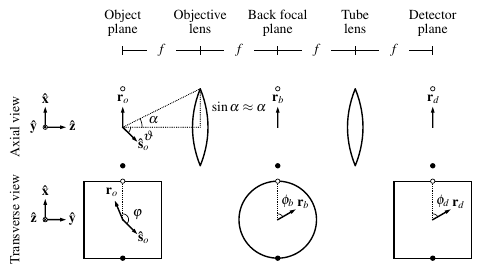

Here is the Python script that generated this plot:
import numpy as np
import matplotlib.pyplot as plt
import matplotlib.lines as lines
import matplotlib.text as text
import matplotlib.gridspec as gridspec
from scipy import special
outer_gridspec = gridspec.GridSpec
inner_gridspec = gridspec.GridSpecFromSubplotSpec
plt.rcParams["font.family"] = "serif"
plt.rcParams["font.serif"] = "Times"
import matplotlib
matplotlib.rc('text', usetex=True)
matplotlib.rcParams['text.latex.preamble']=[r"\usepackage{bm}"]

# Physical parameters
lamb = 0.3
k = 2*np.pi/lamb
alpha = 0.5

inches = 2
outer_rows = 1
outer_cols = 1
inner_rows = 2
inner_cols = 5
widths = [5/2]*outer_cols
heights = [1]*outer_rows
wspace = 0
wspace_inner = 0
hspace = 0
hspace_inner = 0.2
f = plt.figure(figsize=(inches*(np.sum(widths) + widths[0]*(wspace)*(outer_cols - 1) + 0.5*widths[0]*wspace_inner*outer_cols),
                        inches*(np.sum(heights) + heights[0]*(hspace)*(outer_rows - 1) + 0.5*heights[0]*hspace_inner*outer_rows)))

                                
outer_grid = outer_gridspec(ncols=outer_cols, nrows=outer_rows,
                            width_ratios=widths, height_ratios=heights,
                            hspace=hspace, wspace=wspace)
for outer_row in range(outer_rows):
    for outer_col in range(outer_cols):
        inner_grid = inner_gridspec(inner_rows, inner_cols,
                                    subplot_spec=outer_grid[outer_row, outer_col],
                                    width_ratios=[1]*inner_cols, height_ratios=[1]*inner_rows,
                                    hspace=hspace_inner, wspace=wspace_inner)
        for inner_row in range(inner_rows):
            for inner_col in range(inner_cols):
                ax = f.add_subplot(inner_grid[inner_row, inner_col])
                ax.get_xaxis().set_visible(False)
                ax.get_yaxis().set_visible(False)
                ax.axis('off')

                # Draw lenses
                if inner_row == 0 and (inner_col == 1 or inner_col == 3):
                    # Kludge to smooth sharp edges
                    x1 = np.linspace(0.5,1,50)
                    x2 = np.linspace(1,0.5,50)
                    x3 = np.linspace(0.5,0,50)
                    x4 = np.linspace(0,0.5,50)
                    y1 = -0.4*x1*(x1-1) + 0.5
                    y2 = 0.4*x2*(x2-1) + 0.5
                    y3 = 0.4*x3*(x3-1) + 0.5
                    y4 = -0.4*x4*(x4-1) + 0.5
                    xx = np.concatenate([x1, x2, x3, x4]) 
                    yy = np.concatenate([y1, y2, y3, y4])
                    l1 = lines.Line2D(yy, xx, c='k', lw=1, transform=ax.transAxes)
                    f.lines.extend([l1])

                # Draw labels
                def f_lines(ax):
                    l1 = lines.Line2D([0.2,0.5], [1.5,1.5], c='k', lw=1, transform=ax.transAxes)
                    l2 = lines.Line2D([0.5,0.5], [1.55,1.45], c='k', lw=1, transform=ax.transAxes)
                    l3 = lines.Line2D([-0.2,-0.5], [1.5,1.5], c='k', lw=1, transform=ax.transAxes)
                    l4 = lines.Line2D([-0.5,-0.5], [1.55,1.45], c='k', lw=1, transform=ax.transAxes)
                    f.lines.extend([l1, l2, l3, l4])
                
                if outer_row == 0 and inner_row == 0:
                    col_labels = ['Object\n plane',
                                  'Objective\n lens',
                                  'Back focal\n plane',
                                  'Tube\n lens',
                                  'Detector\n plane']
                    ax.text(0.5,1.85,col_labels[inner_col], ha='center', va='center', transform=ax.transAxes)
                    if inner_col > 0:
                        ax.text(0, 1.5, '$f$', ha='center', va='center', transform=ax.transAxes)
                        f_lines(ax)

                def brace_lines(ax):
                    wsi = wspace_inner
                    l1 = lines.Line2D([0,2+wsi], [-0.2,-0.2], c='k', lw=1, transform=ax.transAxes)
                    l2 = lines.Line2D([2+wsi,2+wsi], [-0.2,-0.1], c='k', lw=1, transform=ax.transAxes)
                    l3 = lines.Line2D([0,0], [-0.2,-0.1], c='k', lw=1, transform=ax.transAxes)
                    l4 = lines.Line2D([1+wsi/2,1+wsi/2], [-0.2,-0.3], c='k', lw=1, transform=ax.transAxes)
                    f.lines.extend([l1, l2, l3, l4])

                def my_axes(x0, y0, theta, strings, ax, dot=True):
                    ax.arrow(x0, y0, 0.4*np.cos(theta), 0.4*np.sin(theta), head_width=0.05, fc='k', transform=ax.transData, clip_on=False)
                    ax.arrow(x0, y0, 0.4*np.cos(theta + np.pi/2), 0.4*np.sin(theta + np.pi/2), head_width=0.05, fc='k', transform=ax.transData, clip_on=False)
                    ax.scatter([x0], [y0], edgecolors='k', facecolors='w', marker='o', lw=0.5, clip_on=False, s=[10], zorder=9, transform=ax.transData)
                    ax.text(x0 + 0.7*np.cos(theta), y0 + 0.7*np.sin(theta),'$'+strings[0]+'$', ha='center', va='center', transform=ax.transData)
                    ax.text(x0 + 0.3*np.cos(theta + np.pi), y0+0.3*np.sin(theta + np.pi),'$'+strings[1]+'$', ha='center', va='center', transform=ax.transData)
                    ax.text(x0 + 0.7*np.cos(theta + np.pi/2), y0 + 0.7*np.sin(theta + np.pi/2),'$'+strings[2]+'$', ha='center', va='center', transform=ax.transData)                                            
                    if dot:
                        ax.scatter([x0], [y0], c='k', marker='.', lw=0.5, clip_on=False, s=[6.5], zorder=10, transform=ax.transData)
                    else:
                        ax.scatter([-2], [0], c='k', marker='x', lw=0.5, clip_on=False, s=[6.5], zorder=10, transform=ax.transData)
                    
                if inner_col == 0:
                    if inner_row == 0:
                        ax.text(-2.75,0,'Axial view', ha='center', va='center', transform=ax.transData, rotation=90)
                        my_axes(-2,0,0,['\mathbf{\hat{z}}','\mathbf{\hat{y}}','\mathbf{\hat{x}}'], ax, dot=True)
                        rr = 1.7
                        theta = np.arctan(0.5)
                        x0 = rr*np.cos(theta)
                        y0 = rr*np.sin(theta)                        
                        ax.arrow(x0, y0, 0.4*np.cos(theta + np.pi/2), 0.4*np.sin(theta + np.pi/2), head_width=0.05, fc='k', transform=ax.transData, clip_on=False)
                        ax.scatter([x0], [y0], edgecolors='k', facecolors='w', marker='o', lw=0.5, clip_on=False, s=[10], zorder=9, transform=ax.transData)
                        ax.scatter([x0], [y0], c='k', marker='.', lw=0.5, clip_on=False, s=[6.5], zorder=10, transform=ax.transData)
                        ax.text(x0-0.4, y0+0.1, '$\hat{\\boldsymbol{\phi}}$', ha='center', va='center', transform=ax.transData)
                        ax.text(x0-0.4, y0+0.6, '$\hat{ \\boldsymbol{\\theta}}$', ha='center', va='center', transform=ax.transData)

                        x0 = 2.45
                        y0 = 1
                        theta = 0
                        ax.arrow(x0, y0, 0.4*np.cos(theta + np.pi/2), 0.4*np.sin(theta + np.pi/2), head_width=0.05, fc='k', transform=ax.transData, clip_on=False)
                        ax.scatter([x0], [y0], edgecolors='k', facecolors='w', marker='o', lw=0.5, clip_on=False, s=[10], zorder=9, transform=ax.transData)
                        ax.scatter([x0], [y0], c='k', marker='.', lw=0.5, clip_on=False, s=[6.5], zorder=10, transform=ax.transData)
                        ax.text(x0+0.3, y0, '$\hat{\\boldsymbol{\phi}}$', ha='center', va='center', transform=ax.transData)
                        ax.text(x0+0.3, y0+0.5, '$\hat{\\boldsymbol{\\rho}}$', ha='center', va='center', transform=ax.transData)
                        # my_axes(rr*np.cos(theta),rr*np.sin(theta),theta, ['\hat{\\theta}','\hat{\phi}','\mathbf{\hat{x}}'], ax, dot=False)
                    else:
                        ax.text(-2.75,0,'Transverse view', ha='center', va='center', transform=ax.transData, rotation=90)
                        my_axes(-2,0,0,['\mathbf{\hat{y}}','\mathbf{\hat{z}}','\mathbf{\hat{x}}'], ax, dot=False)

                # Draw dots
                if inner_col == 0 or inner_col == 2 or inner_col == 4:
                    ax.scatter([0.5], [0], c='k', marker='o', clip_on=False, s=[8], zorder=10, transform=ax.transAxes)
                    ax.scatter([0.5], [1], c='w', marker='o', edgecolor='k', lw=0.5, clip_on=False, s=[10], zorder=10, transform=ax.transAxes)

                # Draw coordinates
                if inner_col == 0:
                    ax.set_xlim([-1,1])
                    ax.set_ylim([-1,1])
                    if inner_row == 0:
                        ax.arrow(0, 0, 0, 0.4, head_width=0.05, fc='k', transform=ax.transData)
                        ax.text(0, 0.7,'$\mathbf{r}_o$', ha='center', va='center', transform=ax.transData, clip_on=False)
                        ax.arrow(0, 0, 0.4*np.cos(-np.pi/4), 0.4*np.sin(-np.pi/4), head_width=0.05, fc='k', transform=ax.transData)
                        ax.text(0.75*np.cos(-np.pi/4),0.75*np.sin(-np.pi/4),'$\mathbf{\hat{s}}_o', ha='center', va='center', transform=ax.transData, clip_on=False)
                    if inner_row == 1:
                        ax.axis('on')
                        r_theta = 5*np.pi/8
                        ax.arrow(0, 0, 0.4*np.cos(r_theta), 0.4*np.sin(r_theta), head_width=0.05, fc='k', transform=ax.transData)
                        ax.text(0.75*np.cos(r_theta), 0.75*np.sin(r_theta),'$\mathbf{r}_o$', ha='center', va='center', transform=ax.transData, clip_on=False)
                        s_theta = -np.pi/4
                        ax.arrow(0, 0, 0.4*np.cos(s_theta), 0.4*np.sin(s_theta), head_width=0.05, fc='k', transform=ax.transData)
                        ax.text(0.75*np.cos(s_theta),0.75*np.sin(s_theta),'$\mathbf{\hat{s}}_o', ha='center', va='center', transform=ax.transData, clip_on=False)

                        # Draw angles
                        l1 = lines.Line2D([0,0], [0,.95], c='k', lw=0.5, transform=ax.transData, zorder=10, ls=':')
                        tt = np.linspace(np.pi/2,s_theta,20)
                        l3 = lines.Line2D(0.15*np.cos(tt), 0.15*np.sin(tt), c='k', lw=0.5, transform=ax.transData, zorder=3)
                        ax.text(0.4*np.cos((-s_theta + np.pi/2)/2 + s_theta),0.4*np.sin((-s_theta+np.pi/2)/2 + s_theta),'$\\varphi$', ha='center', va='center', transform=ax.transData, clip_on=False)
                        f.lines.extend([l1, l3])
                        
                if inner_col == 2:
                    ax.set_xlim([-1,1])
                    ax.set_ylim([-1,1])
                    if inner_row == 0:
                        ax.arrow(0, 0, 0, 0.4, head_width=0.05, fc='k', transform=ax.transData)
                        ax.text(0, 0.7,'$\mathbf{r}_b$', ha='center', va='center', transform=ax.transData, clip_on=False)
                    if inner_row == 1:
                        r_theta = np.pi/6
                        ax.arrow(0, 0, 0.4*np.cos(r_theta), 0.4*np.sin(r_theta), head_width=0.05, fc='k', transform=ax.transData)
                        ax.text(0.75*np.cos(r_theta), 0.75*np.sin(r_theta),'$\mathbf{r}_b$', ha='center', va='center', transform=ax.transData, clip_on=False)
                        theta = np.linspace(0,2*np.pi,100)
                        ax.plot(np.cos(theta), np.sin(theta), '-k', lw=1, clip_on=False)

                        # Draw angles
                        l1 = lines.Line2D([0,0], [0,.95], c='k', lw=0.5, transform=ax.transData, zorder=10, ls=':')
                        tt = np.linspace(r_theta, np.pi/2, 20)
                        l3 = lines.Line2D(0.15*np.cos(tt), 0.15*np.sin(tt), c='k', lw=0.5, transform=ax.transData, zorder=3)
                        ax.text(0.5*np.cos(np.pi/3), 0.5*np.sin(np.pi/3),'$\\phi_b$', ha='center', va='center', transform=ax.transData, clip_on=False)
                        f.lines.extend([l1, l3])

                if inner_col == 4:
                    ax.set_xlim([-1,1])
                    ax.set_ylim([-1,1])
                    if inner_row == 0:
                        ax.arrow(0, 0, 0, 0.4, head_width=0.05, fc='k', transform=ax.transData)
                        ax.text(0, 0.7,'$\mathbf{r}_d$', ha='center', va='center', transform=ax.transData, clip_on=False)
                    if inner_row == 1:
                        ax.axis('on')

                        ax.arrow(0, 0, 0.4*np.cos(np.pi/6), 0.4*np.sin(np.pi/6), head_width=0.05, fc='k', transform=ax.transData)
                        ax.text(0.75*np.cos(np.pi/6), 0.75*np.sin(np.pi/6),'$\mathbf{r}_d$', ha='center', va='center', transform=ax.transData, clip_on=False)
                        
                        # Draw angles
                        l1 = lines.Line2D([0,0], [0,.95], c='k', lw=0.5, transform=ax.transData, zorder=10, ls=':')
                        tt = np.linspace(r_theta, np.pi/2, 20)
                        l3 = lines.Line2D(0.15*np.cos(tt), 0.15*np.sin(tt), c='k', lw=0.5, transform=ax.transData, zorder=3)
                        ax.text(0.5*np.cos(np.pi/3), 0.5*np.sin(np.pi/3),'$\\phi_d$', ha='center', va='center', transform=ax.transData, clip_on=False)
                        f.lines.extend([l1, l3])


                if inner_row == 0 and inner_col == 0:
                    # Draw alpha
                    l1 = lines.Line2D([0,2,2,0], [0,0,1,0], c='k', lw=0.5, transform=ax.transData, zorder=3, ls=':')
                    tt = np.linspace(np.arctan(2),np.pi/2,20)
                    l4 = lines.Line2D(0.5*np.sin(tt), 0.5*np.cos(tt), c='k', lw=0.5, transform=ax.transData, zorder=3)
                    ax.text(0.8*np.cos(np.arctan(0.5)/2), 0.8*np.sin(np.arctan(0.5)/2),'$\\alpha$', ha='center', va='center', transform=ax.transData)
                    ax.text(2.3,0.5,'$\\sin\\alpha \\approx \\alpha$', ha='left', va='center', transform=ax.transData)
                    f.lines.extend([l1, l4])

                    # Draw vartheta
                    l1 = lines.Line2D([0,2,2,0], [0,0,1,0], c='k', lw=0.5, transform=ax.transData, zorder=3, ls=':')
                    tt = np.linspace(-np.pi/4,0,20)
                    l4 = lines.Line2D(0.2*np.cos(tt), 0.2*np.sin(tt), c='k', lw=0.5, transform=ax.transData, zorder=3)
                    ax.text(0.7*np.cos(-np.pi/8), 0.7*np.sin(-np.pi/8),'$\\vartheta$', ha='center', va='center', transform=ax.transData)
                    f.lines.extend([l1, l4])
                    
f.savefig('detection-coords.pdf', dpi=500, bbox_inches='tight')
